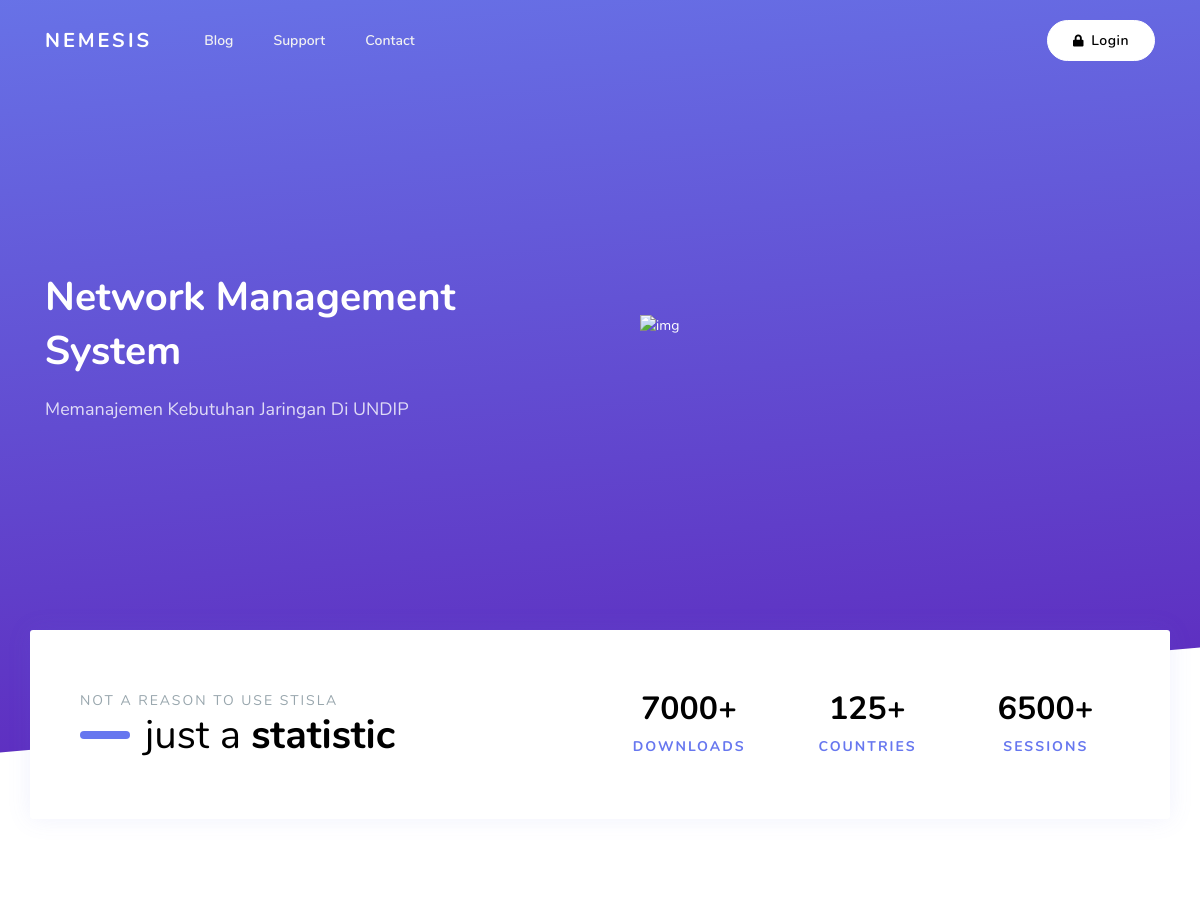
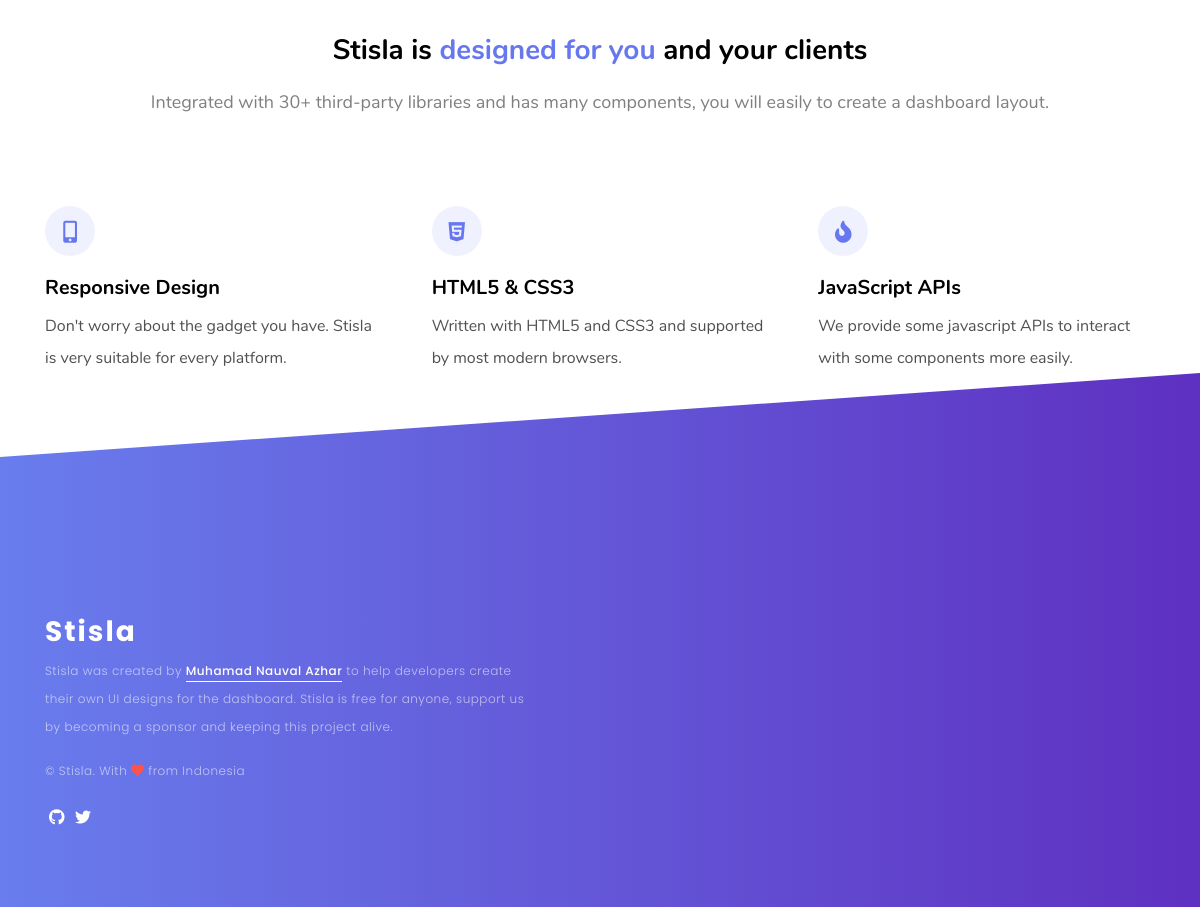
The page / on the database its author committed (2 pictures, top to bottom).
### tables this page shows
CREATE TABLE `webconf`  (
  `id` int(1) NOT NULL,
  `main_color` varchar(10) NULL DEFAULT NULL,
  `office_name` varchar(18) NULL DEFAULT NULL,
  `office_address` varchar(255) NULL DEFAULT NULL,
  `office_phone_number` varchar(14) NULL DEFAULT NULL,
  `slogan` varchar(255) NULL DEFAULT NULL,
  `description` varchar(255) NULL DEFAULT NULL,
  `host` varchar(255) NULL DEFAULT NULL,
  `email` varchar(255) NULL DEFAULT NULL,
  `password` varchar(100) NULL DEFAULT NULL,
  `port` varchar(4) NULL DEFAULT NULL,
  `crypto` varchar(3) NULL DEFAULT NULL,
  PRIMARY KEY (`id`) USING BTREE
);

### application/controllers/General.php (called while the page is built, shortened)
<?php
class General extends CI_Controller
{
  public function __construct()
  {
    $this->load->library('form_validation');
    $this->load->model('general_model');
  }
  public function index()
  {
    $data['webconf'] = $this->general_model->getWebconf('webconf', 'id', 1);
    $this->load->view('home', $data);
  }
}

### index.php (called while the page is built, shortened)
<?php
require_once BASEPATH.'core/CodeIgniter.php';

### application/models/General_model.php (called while the page is built, shortened)
<?php
class General_model extends CI_Model
{
  public function getWebconf()
  {
    $where = array(
      'id' => 1
    );
    return $this->db->get_where('webconf', $where)->row();
  }
}

### application/views/home.php (the view, shortened to what this page needs)
<!DOCTYPE html>
<html lang="en">
<head>
    <link rel="stylesheet" href="<?= base_url('assets'); ?>/stisla/dist/assets/modules/prism/prism.css">
    <link rel="stylesheet" href="<?= base_url('assets'); ?>/stisla/dist/assets/modules/bootstrap/css/bootstrap.min.css">
    <link rel="stylesheet" href="<?= base_url('assets'); ?>/stisla/dist/assets/modules/fontawesome/css/all.min.css">
	<link rel="stylesheet" href="<?= base_url('assets'); ?>/stisla-front/dist/style.css">
    <link rel="stylesheet" href="<?= base_url('assets'); ?>/stisla-front/dist/custom.css">
    <link rel="stylesheet" href="<?= base_url('assets'); ?>/stisla-front/dist/landing.css">
</head>
<body class="">
    <nav class="navbar navbar-reverse navbar-expand-lg">
        <div class="container">
            <a class="navbar-brand smooth" href="<?= base_url('/'); ?>"><?php echo $webconf->office_name; ?></a>
            <div class="collapse navbar-collapse" id="navbarSupportedContent">
                <ul class="navbar-nav mr-auto ml-lg-3 align-items-lg-center">
                    <li class="nav-item"><a href="https://getstisla.com/blog" class="nav-link">Blog</a></li>
                    <li class="nav-item"><a href="https://getstisla.com/support" class="nav-link">Support</a></li>
                    <li class="nav-item"><a href="https://getstisla.com/page/contact" class="nav-link">Contact</a></li>
                </ul>
                <ul class="navbar-nav ml-auto align-items-lg-center d-none d-lg-block">
                    <li class="ml-lg-3 nav-item">
                        <a href="<?= base_url('login'); ?>" class="btn btn-round smooth btn-icon icon-left">
                            <i class="fas fa-lock"></i> Login
                        </a>
                    </li>
                </ul>
            </div>
        </div>
    </nav>
        <div class="hero-wrapper" id="top">
        <div class="hero">
            <div class="container">
                <div class="text text-center text-lg-left">
                    <h1><?php echo $webconf->slogan; ?></h1>
                    <p class="lead">
                    <?php echo $webconf->description; ?>
                    </p>
                </div>
                <div class="image d-none d-lg-block">
                    <img src="<?= base_url('assets'); ?>/stisla-front/ill.svg" alt="img">
                </div>
            </div>
        </div>
    </div>
    <div class="callout container">
        <div class="row">
            <div class="col-md-6 col-12 mb-4 mb-lg-0">
                <div class="text-job text-muted text-14">not a reason to use Stisla</div>
                <div class="h1 mb-0 font-weight-bold"><span class="font-weight-500">just a </span>statistic</div>
            </div>
            <div class="col-4 col-md-2 text-center">
                <div class="h2 font-weight-bold">7000+</div>
                <div class="text-uppercase font-weight-bold ls-2 text-primary">Downloads</div>
            </div>
            <div class="col-4 col-md-2 text-center">
                <div class="h2 font-weight-bold">125+</div>
                <div class="text-uppercase font-weight-bold ls-2 text-primary">Countries</div>
            </div>
            <div class="col-4 col-md-2 text-center">
                <div class="h2 font-weight-bold">6500+</div>
                <div class="text-uppercase font-weight-bold ls-2 text-primary">Sessions</div>
            </div>
        </div>
    </div>
    <section id="features">
        <div class="container">
            <div class="row mb-5 text-center">
                <div class="col-lg-10 offset-lg-1">
                    <h2>Stisla is <span class="text-primary">designed for you</span> and your clients</h2>
                    <p class="lead">Integrated with 30+ third-party libraries and has many components, you will easily to create a dashboard layout.</p>
                </div>
            </div>
            <div class="row">
                <div class="col-lg-12">
                    <div class="features">
                        <div class="feature">
                            <div class="feature-icon">
                                <i class="fas fa-mobile-alt"></i>
                            </div>
                            <h5>Responsive Design</h5>
                            <p>Don't worry about the gadget you have. Stisla is very suitable for every platform.</p>
                        </div>
                        <div class="feature">
                            <div class="feature-icon">
                                <i class="fab fa-html5"></i>
                            </div>
                            <h5>HTML5 &amp; CSS3</h5>
                            <p>Written with HTML5 and CSS3 and supported by most modern browsers.</p>
                        </div>
                        <div class="feature">
                            <div class="feature-icon">
                                <i class="fas fa-fire"></i>
                            </div>
                            <h5>JavaScript APIs</h5>
                            <p>We provide some javascript APIs to interact with some components more easily.</p>
                        </div>
                    </div>
                </div>
            </div>
        </div>
    </section>
    <footer>
        <div class="container">
            <div class="row">
                <div class="col-md-6">
                    <h3 class="text-capitalize">Stisla</h3>
                    <div class="pr-lg-5">
                        <p>Stisla was created by <a href="https://twitter.com/mhdnauvalazhar">Muhamad Nauval Azhar</a> to help developers create their own UI designs for the dashboard. Stisla is free for anyone, support us by becoming a sponsor and keeping this project alive.</p>
                        <p>&copy; Stisla. With <i class="fas fa-heart text-danger"></i> from Indonesia</p>
                        <div class="mt-4 social-links">
                            <a href="https://github.com/stisla"><i class="fab fa-github"></i></a>
                            <a href="https://twitter.com/getstisla"><i class="fab fa-twitter"></i></a>
                        </div>
                    </div>
                </div>
            </div>
        </div>
    </footer>
    </body>
</html>

### rows shown on the page
webconf: office_name "NEMESIS", slogan "Network Management System", description "Memanajemen Kebutuhan Jaringan Di UNDIP"
